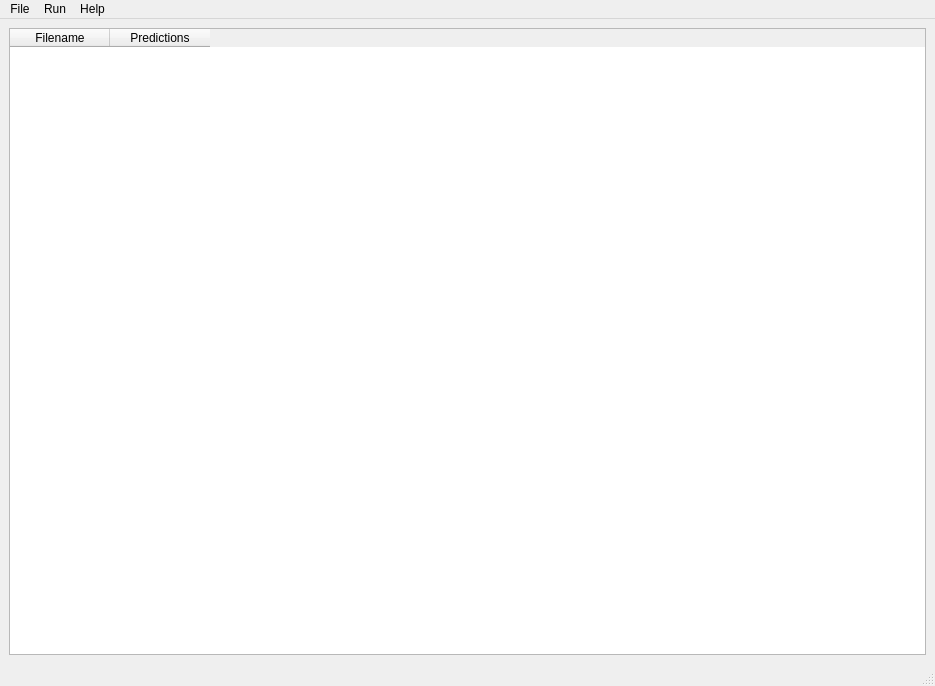
<?xml version="1.0" encoding="UTF-8"?>
<ui version="4.0">
 <class>ClassificationMainWindow</class>
 <widget class="QMainWindow" name="ClassificationMainWindow">
  <property name="geometry">
   <rect>
    <x>0</x>
    <y>0</y>
    <width>935</width>
    <height>686</height>
   </rect>
  </property>
  <property name="windowTitle">
   <string>Classifier</string>
  </property>
  <widget class="QWidget" name="centralwidget">
   <layout class="QGridLayout" name="gridLayout">
    <item row="0" column="0">
     <layout class="QHBoxLayout" name="horizontalLayout">
      <property name="sizeConstraint">
       <enum>QLayout::SetMinimumSize</enum>
      </property>
      <item>
       <widget class="QTableWidget" name="tableWidget">
        <property name="columnCount">
         <number>2</number>
        </property>
        <column>
         <property name="text">
          <string>Filename</string>
         </property>
        </column>
        <column>
         <property name="text">
          <string>Predictions</string>
         </property>
        </column>
       </widget>
      </item>
     </layout>
    </item>
   </layout>
  </widget>
  <widget class="QMenuBar" name="menuBar">
   <property name="geometry">
    <rect>
     <x>0</x>
     <y>0</y>
     <width>935</width>
     <height>20</height>
    </rect>
   </property>
   <widget class="QMenu" name="menuFile">
    <property name="title">
     <string>File</string>
    </property>
    <addaction name="actionOpen_Image_Folder"/>
    <addaction name="actionOpen_Preprocessor_Pipeline_Config"/>
    <addaction name="actionOpen_Machine_Learning_Model"/>
    <addaction name="actionSave_Predicted_Outcome"/>
    <addaction name="separator"/>
    <addaction name="actionClose"/>
   </widget>
   <widget class="QMenu" name="menuRun">
    <property name="title">
     <string>Run</string>
    </property>
    <addaction name="actionExecute"/>
    <addaction name="actionClear"/>
   </widget>
   <widget class="QMenu" name="menuHelp">
    <property name="title">
     <string>Help</string>
    </property>
    <addaction name="actionOfficialSite"/>
   </widget>
   <addaction name="menuFile"/>
   <addaction name="menuRun"/>
   <addaction name="menuHelp"/>
  </widget>
  <widget class="QStatusBar" name="statusBar"/>
  <action name="actionOpen_Image_Folder">
   <property name="icon">
    <iconset resource="win95.qrc">
     <normaloff>:/office/OPEN.BMP</normaloff>:/office/OPEN.BMP</iconset>
   </property>
   <property name="text">
    <string>Open Image Folder</string>
   </property>
  </action>
  <action name="actionClose">
   <property name="icon">
    <iconset resource="win95.qrc">
     <normaloff>:/office/DELETE.BMP</normaloff>:/office/DELETE.BMP</iconset>
   </property>
   <property name="text">
    <string>Close</string>
   </property>
  </action>
  <action name="actionExecute">
   <property name="icon">
    <iconset resource="win95.qrc">
     <normaloff>:/office/BEANY.BMP</normaloff>:/office/BEANY.BMP</iconset>
   </property>
   <property name="text">
    <string>Execute</string>
   </property>
  </action>
  <action name="actionClear">
   <property name="icon">
    <iconset resource="win95.qrc">
     <normaloff>:/office/WASTE.BMP</normaloff>:/office/WASTE.BMP</iconset>
   </property>
   <property name="text">
    <string>Clear</string>
   </property>
  </action>
  <action name="actionOfficialSite">
   <property name="icon">
    <iconset resource="win95.qrc">
     <normaloff>:/office/HELP.BMP</normaloff>:/office/HELP.BMP</iconset>
   </property>
   <property name="text">
    <string>Official Site</string>
   </property>
  </action>
  <action name="actionAbout">
   <property name="text">
    <string>About</string>
   </property>
  </action>
  <action name="actionOpen_Preprocessor_Pipeline_Config">
   <property name="icon">
    <iconset resource="win95.qrc">
     <normaloff>:/office/OPEN.BMP</normaloff>:/office/OPEN.BMP</iconset>
   </property>
   <property name="text">
    <string>Open Preprocessor Pipeline Config</string>
   </property>
  </action>
  <action name="actionOpen_Machine_Learning_Model">
   <property name="icon">
    <iconset resource="win95.qrc">
     <normaloff>:/office/OPEN.BMP</normaloff>:/office/OPEN.BMP</iconset>
   </property>
   <property name="text">
    <string>Open Machine Learning Model</string>
   </property>
  </action>
  <action name="actionSave_Predicted_Outcome">
   <property name="icon">
    <iconset resource="win95.qrc">
     <normaloff>:/office/SAVE.BMP</normaloff>:/office/SAVE.BMP</iconset>
   </property>
   <property name="text">
    <string>Save Predicted Outcome...</string>
   </property>
  </action>
 </widget>
 <resources>
  <include location="win95.qrc"/>
 </resources>
 <connections/>
</ui>
